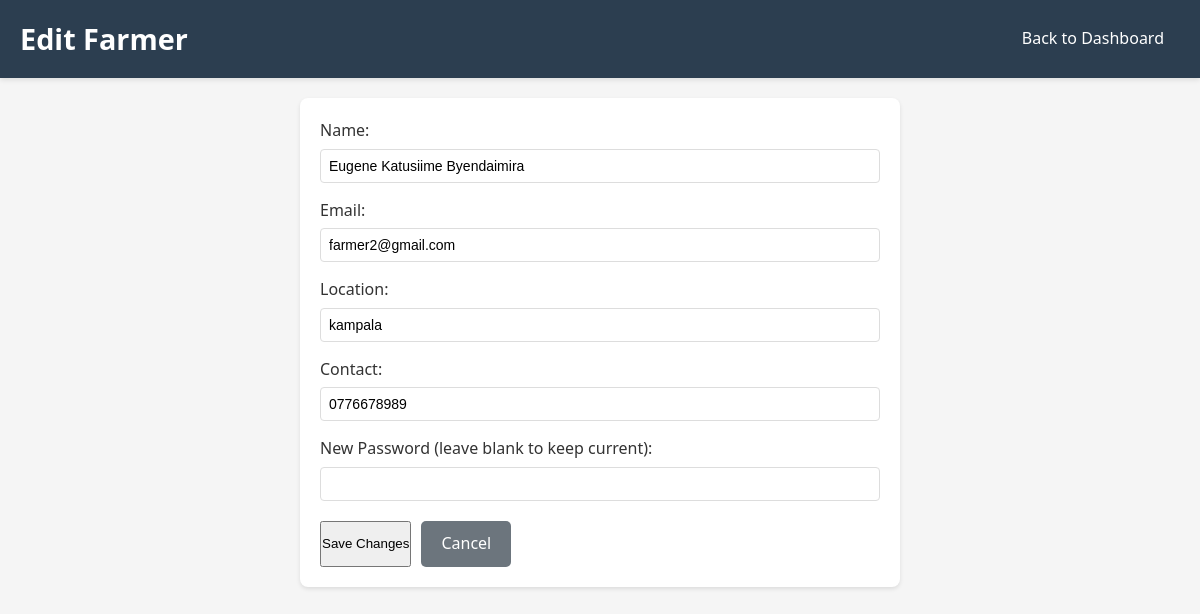
Screenshot of /pages/admin/edit_user.php?type=farmer&id=3 (signed in) with the database file from the repository.
### tables this page shows
CREATE TABLE `farmers` (
  `id` int NOT NULL AUTO_INCREMENT,
  `name` varchar(100) NOT NULL,
  `email` varchar(100) NOT NULL,
  `password` varchar(255) NOT NULL,
  `location` varchar(255) NOT NULL,
  `contact` varchar(50) NOT NULL,
  `milk_capacity` float NOT NULL,
  `preferred_price` decimal(10,2) NOT NULL,
  `created_at` datetime DEFAULT CURRENT_TIMESTAMP,
  `updated_at` datetime DEFAULT CURRENT_TIMESTAMP ON UPDATE CURRENT_TIMESTAMP,
  PRIMARY KEY (`id`),
  UNIQUE KEY `email` (`email`)
);

### pages/admin/edit_user.php (the view, shortened to what this page needs)
<?php
include_once '../../config/db.php';
$type = $_GET['type'] ?? '';
$id = (int)($_GET['id'] ?? 0);
$user = null;
if ($type === 'farmer') {
    $sql = "SELECT * FROM farmers WHERE id = $id";
    $result = mysqli_query($conn, $sql);
    $user = mysqli_fetch_assoc($result);
    $title = "Edit Farmer";
} elseif ($type === 'plant') {
    $sql = "SELECT * FROM processing_plants WHERE id = $id";
    $result = mysqli_query($conn, $sql);
    $user = mysqli_fetch_assoc($result);
    $title = "Edit Processing Plant";
} else {
    header('Location: dashboard.php');
    exit;
}
?>
<!DOCTYPE html>
<html lang="en">
<head>
    <link rel="stylesheet" href="../../css/dashboard.css">
</head>
<body>
    <header>
        <div class="container">
            <h1><?php echo $title; ?></h1>
            <nav>
                <a href="dashboard.php">Back to Dashboard</a>
            </nav>
        </div>
    </header>
    <main class="container">
        <div class="form-container">
            <form method="POST">
                <div class="form-group">
                    <label>Name:</label>
                    <input type="text" name="name" value="<?php echo htmlspecialchars($user['name']); ?>" required>
                </div>
                <div class="form-group">
                    <label>Email:</label>
                    <input type="email" name="email" value="<?php echo htmlspecialchars($user['email']); ?>" required>
                </div>
                <div class="form-group">
                    <label>Location:</label>
                    <input type="text" name="location" value="<?php echo htmlspecialchars($user['location']); ?>" required>
                </div>
                <div class="form-group">
                    <label>Contact:</label>
                    <input type="text" name="contact" value="<?php echo htmlspecialchars($user['contact']); ?>" required>
                </div>
                <div class="form-group">
                    <label>New Password (leave blank to keep current):</label>
                    <input type="password" name="password">
                </div>
                <div class="button-group">
                    <button type="submit" class="btn-primary">Save Changes</button>
                    <a href="dashboard.php" class="btn-secondary">Cancel</a>
                </div>
            </form>
        </div>
    </main>
</body>
</html>

### css/dashboard.css (style rules this page uses)
* { margin: 0; padding: 0; box-sizing: border-box; }
body { font-family: 'Segoe UI', Tahoma, Geneva, Verdana, sans-serif; line-height: 1.6; background-color: #f5f5f5; color: #333; }
.container { max-width: 1200px; margin: 0 auto; padding: 0 20px; }
header { background-color: #2c3e50; color: white; padding: 1rem 0; box-shadow: 0 2px 5px rgba(0, 0, 0, 0.1); }
header .container { display: flex; justify-content: space-between; align-items: center; }
header h1 { font-size: 1.8rem; font-weight: 600; }
nav { display: flex; align-items: center; gap: 1rem; }
nav a { color: white; text-decoration: none; padding: 0.5rem 1rem; border-radius: 4px; transition: background-color 0.3s; }
main { padding: 2rem 0; }

### pages/admin/edit_user.php (style rules this page uses)
.form-container { max-width: 600px; margin: 20px auto; padding: 20px; background: white; border-radius: 8px; box-shadow: 0 2px 4px rgba(0,0,0,0.1); }
.form-group { margin-bottom: 15px; }
.form-group label { display: block; margin-bottom: 5px; font-weight: 500; }
.form-group input { width: 100%; padding: 8px; border: 1px solid #ddd; border-radius: 4px; font-size: 14px; }
.button-group { display: flex; gap: 10px; margin-top: 20px; }
.btn-secondary { background-color: #6c757d; color: white; padding: 10px 20px; border-radius: 5px; text-decoration: none; border: none; cursor: pointer; }

### rows the page displays
farmers: name "Eugene Katusiime Byendaimira", email "farmer2@gmail.com", location "kampala", contact "0776678989"

### other values shown
$title "Edit Farmer"
